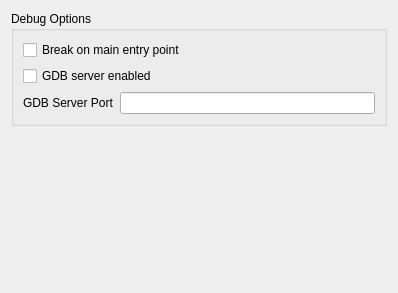
<?xml version="1.0" encoding="UTF-8"?>
<ui version="4.0">
 <class>DebugSettingsWidget</class>
 <widget class="QWidget" name="DebugSettingsWidget">
  <property name="geometry">
   <rect>
    <x>0</x>
    <y>0</y>
    <width>398</width>
    <height>293</height>
   </rect>
  </property>
  <property name="windowTitle">
   <string>Form</string>
  </property>
  <layout class="QVBoxLayout" name="verticalLayout">
   <item>
    <widget class="QGroupBox" name="groupBox">
     <property name="title">
      <string>Debug Options</string>
     </property>
     <layout class="QGridLayout" name="gridLayout_3">
      <item row="2" column="0">
       <widget class="QLabel" name="label">
        <property name="text">
         <string>GDB Server Port</string>
        </property>
       </widget>
      </item>
      <item row="0" column="0" colspan="2">
       <widget class="QCheckBox" name="checkBoxBreakEntry">
        <property name="text">
         <string>Break on main entry point</string>
        </property>
       </widget>
      </item>
      <item row="2" column="1">
       <widget class="QLineEdit" name="lineEditGdbServerPort"/>
      </item>
      <item row="1" column="0" colspan="2">
       <widget class="QCheckBox" name="checkBoxGdbServerEnabled">
        <property name="text">
         <string>GDB server enabled</string>
        </property>
       </widget>
      </item>
     </layout>
    </widget>
   </item>
   <item>
    <spacer name="verticalSpacer">
     <property name="orientation">
      <enum>Qt::Vertical</enum>
     </property>
     <property name="sizeHint" stdset="0">
      <size>
       <width>20</width>
       <height>40</height>
      </size>
     </property>
    </spacer>
   </item>
  </layout>
 </widget>
 <resources/>
 <connections/>
</ui>
